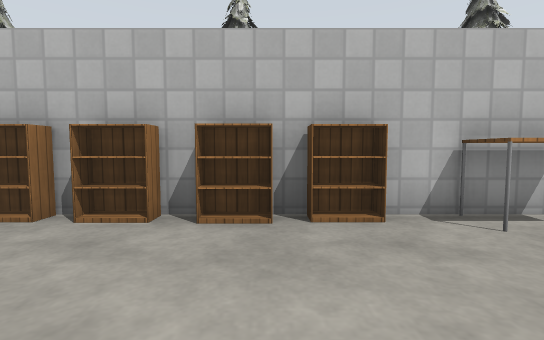
view 1 (above)

22 first-person views from a walk through a robot-simulator world made for Gazebo. The camera is 0.9 m above the floor, tilts 4° down and sees 85° across. The floor is counted in squares, 1 m on a side. Each view is taken from the middle of a square. On the plan, view 1 faces up. The plan holds only what a view shows up to about 11 squares ahead; the rest is blank. The place goes on beyond the plan. Gazebo's built-in surfaces are drawn with simple patterns. Simple shapes stand in for some stock models. Some surface patterns are stand-ins.

view 2
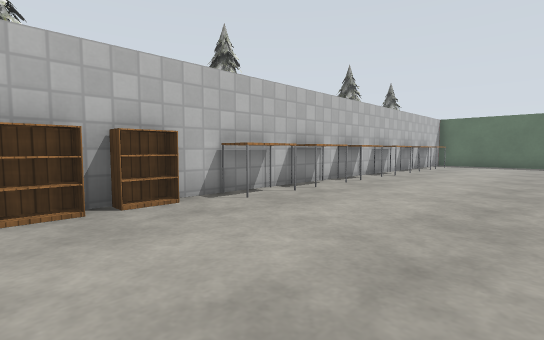

view 3
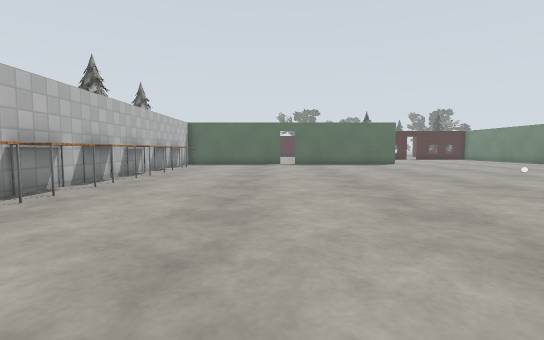

view 4
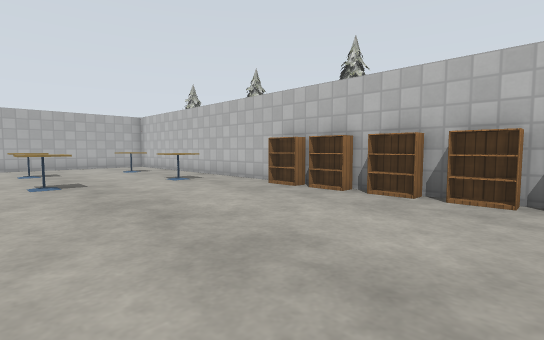

view 5
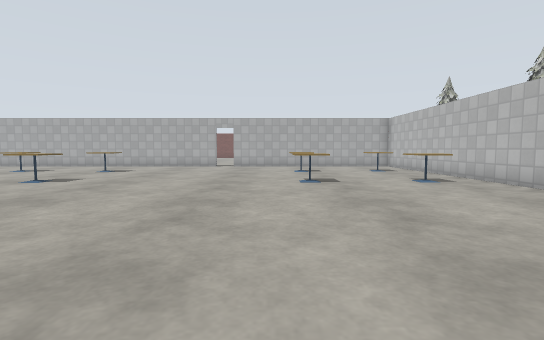

view 6
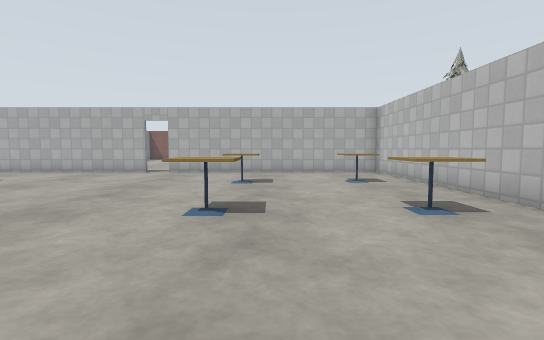

view 7
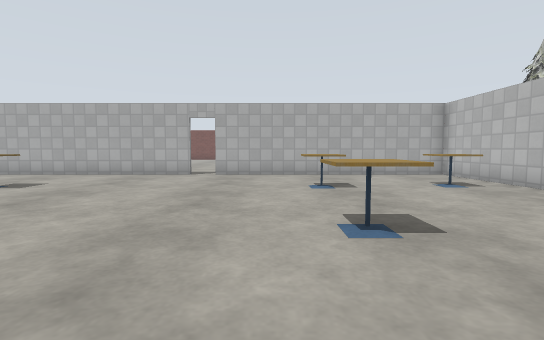

view 8
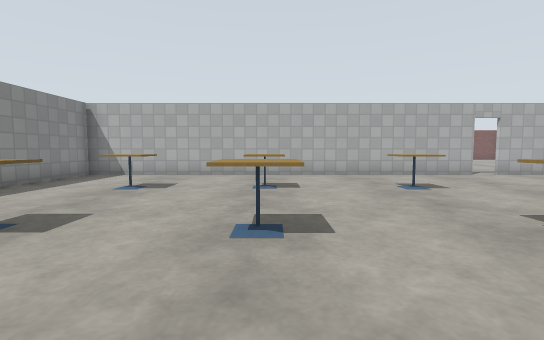

view 9
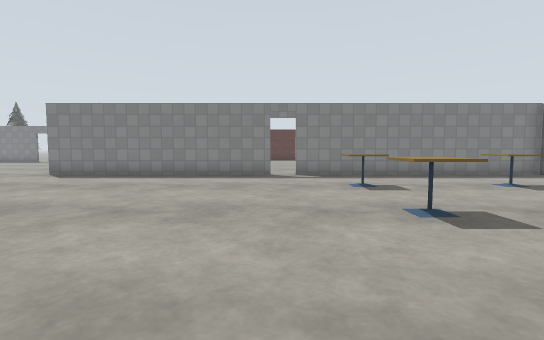

view 10
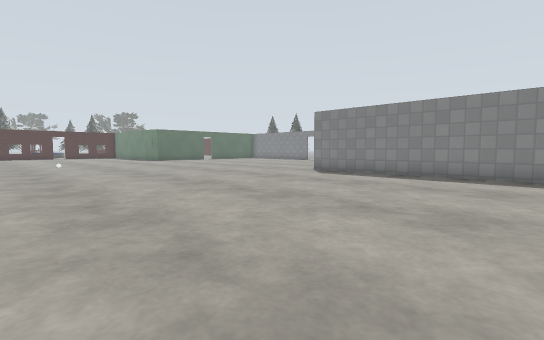

view 11
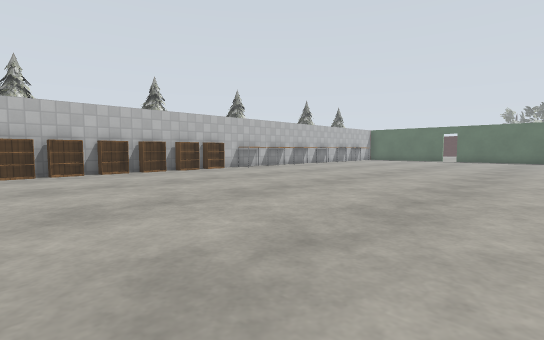

view 12
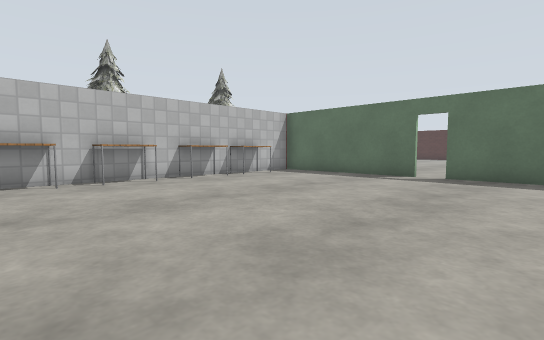

view 13
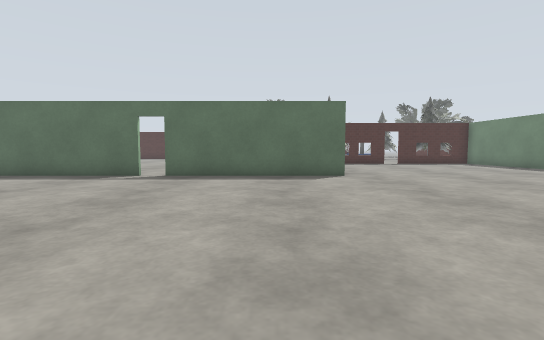

view 14
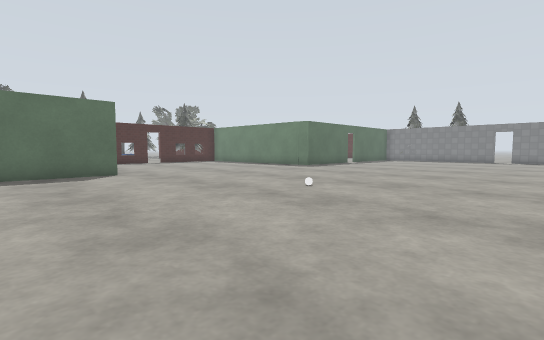

view 15
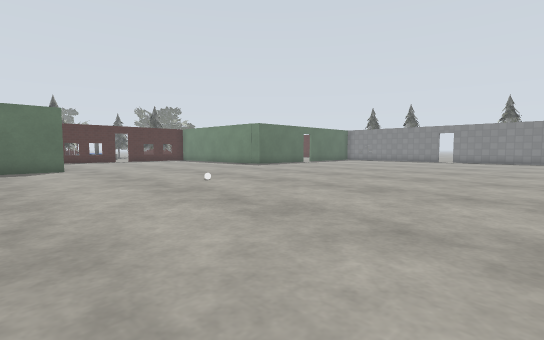

view 16
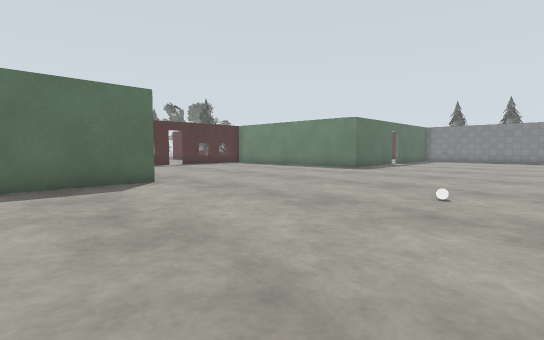

view 17
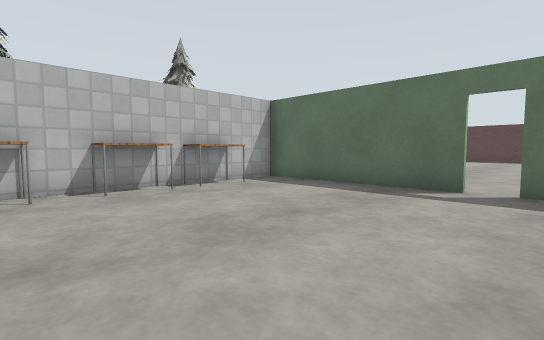

view 18
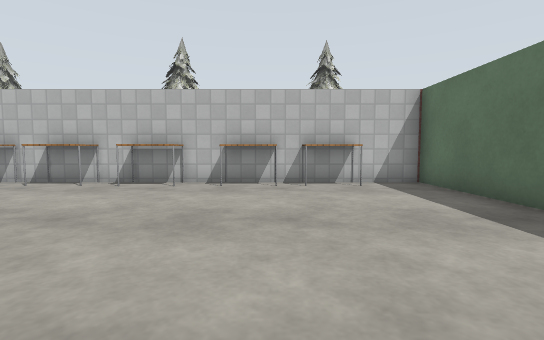

view 19
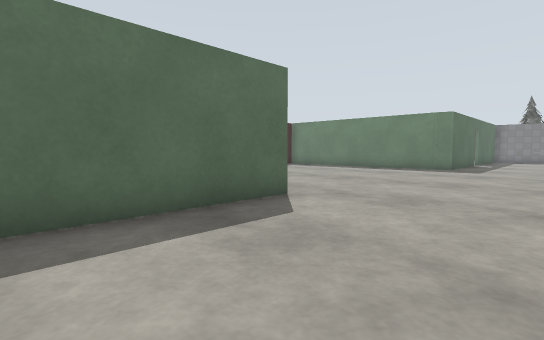

view 20
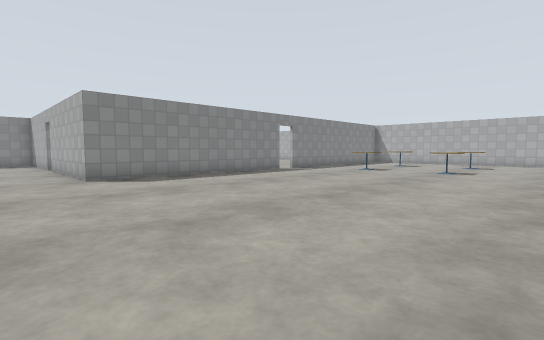

view 21
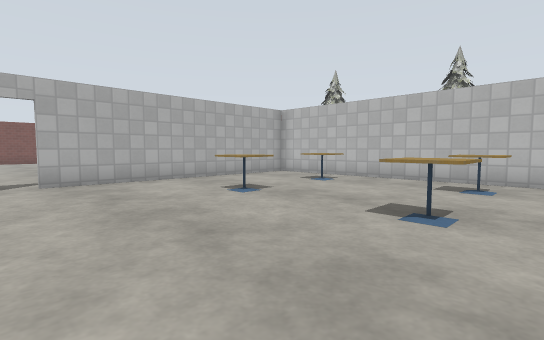

view 22
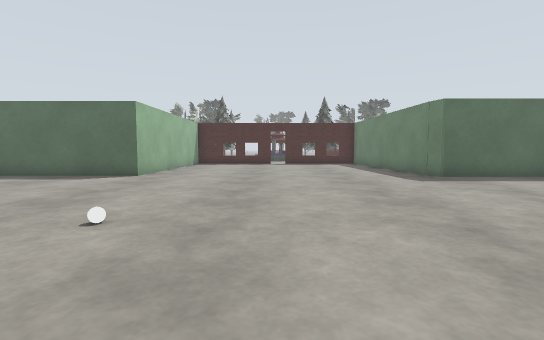

### Floor plan
Points are (right, up) in squares from view 1. A wall is a line through its corners. A room is listed if a view was taken in it or the views show most of it. See-through windows are left out.
Room 1 (views 1, 2, 3, 4, 5, 6, 7, 8, 9, 10, 11, 12, 13, 14, 15, 16, 17, 18, 19, 20, 21, 22)
walls: (-0.4, 4.1) (-1.5, 4.1); (-3.4, 4.1) (-4.6, 4.1); (-6.4, 4.1) (-16.5, 4.1) (-16.5, -4); (13.5, 4.1) (1.4, 4.1); (-16.5, -4.9) (-16.5, -18.4) (-7.8, -18.4); (-7, -18.4) (0.9, -18.4); (17, -1.6) (17, 4.1) (15.4, 4.1); (18.1, -8.5) (17, -8.5) (17, -2.4)
ways out: open door at (-16.5, -4.5); open door at (-7.5, -18); open door at (17, -2)
objects: pine tree (-16, 6) to (-15, 7); cafe table (-13, -16) to (-13, -15); cafe table (-13, -12); cafe table (-13, -9) to (-13, -8); cafe table (-13, -1); cafe table (-13, 2) to (-13, 3); pine tree (-11, 6) to (-10, 7); cafe table (-9, -16) to (-9, -15); cafe table (-9, -12); cafe table (-9, -9) to (-9, -8); cafe table (-9, -1); cafe table (-9, 2) to (-9, 3); bookshelf (-6, 4); pine tree (-6, 6) to (-5, 7); bookshelf (-5, 4); bookshelf (-3, 4); bookshelf (-2, 4); pine tree (-1, 6) to (0, 7); bookshelf (0, 4); bookshelf (1, 4); table (3, 3) to (4, 4); pine tree (4, 6) to (5, 6); table (5, 3) to (6, 4); table (7, 3) to (8, 4); table (10, 3) to (10, 4); pine tree (10, 5) to (11, 6); white ball (11, -11); table (12, 4); table (14, 4) to (15, 4); pine tree (14, 5) to (15, 6)

Where each view was taken, in squares from view 1:
view 1: 0 up, 0 right, facing up
view 2: 1 down, 1 left, facing up-right
view 3: 1 down, 1 left, facing right
view 4: 2 down, 1 left, facing up-left
view 5: 2 down, 1 left, facing left
view 6: 0 up, 5 left, facing left
view 7: 2 down, 6 left, facing left
view 8: 12 down, 6 left, facing left
view 9: 8 down, 7 left, facing down
view 10: 8 down, 7 left, facing down-right
view 11: 8 down, 7 left, facing up-right
view 12: 5 down, 7 right, facing up-right
view 13: 6 down, 7 right, facing right
view 14: 5 down, 6 right, facing down-right
view 15: 6 down, 3 right, facing down-right
view 16: 5 down, 9 right, facing down-right
view 17: 3 down, 10 right, facing up-right
view 18: 4 down, 13 right, facing up
view 19: 4 down, 13 right, facing down-right
view 20: 9 down, 3 right, facing down-left
view 21: 5 down, 8 left, facing up-left
view 22: 13 down, 7 right, facing right
